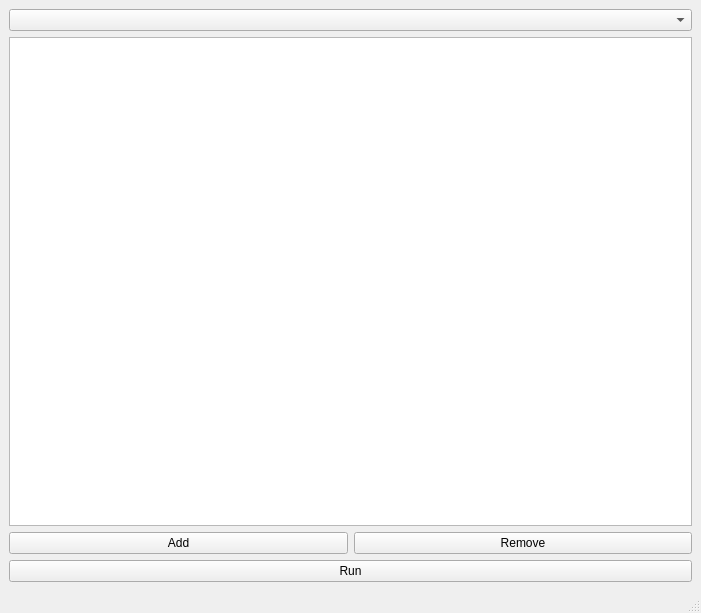
<?xml version="1.0" encoding="UTF-8"?>
<ui version="4.0">
 <class>MainWindow</class>
 <widget class="QMainWindow" name="MainWindow">
  <property name="geometry">
   <rect>
    <x>0</x>
    <y>0</y>
    <width>701</width>
    <height>613</height>
   </rect>
  </property>
  <property name="windowTitle">
   <string>Graphics View</string>
  </property>
  <widget class="QWidget" name="centralwidget">
   <layout class="QGridLayout" name="gridLayout">
    <item row="0" column="0">
     <layout class="QVBoxLayout" name="verticalLayout_2">
      <item>
       <widget class="QComboBox" name="nodeComboBox"/>
      </item>
      <item>
       <widget class="QGraphicsView" name="graphicsView">
        <property name="sizePolicy">
         <sizepolicy hsizetype="Expanding" vsizetype="Expanding">
          <horstretch>0</horstretch>
          <verstretch>1</verstretch>
         </sizepolicy>
        </property>
       </widget>
      </item>
      <item>
       <layout class="QHBoxLayout" name="horizontalLayout">
        <item>
         <widget class="QPushButton" name="addButton">
          <property name="text">
           <string>Add</string>
          </property>
         </widget>
        </item>
        <item>
         <widget class="QPushButton" name="removeButton">
          <property name="text">
           <string>Remove</string>
          </property>
         </widget>
        </item>
       </layout>
      </item>
     </layout>
    </item>
    <item row="1" column="0">
     <widget class="QPushButton" name="runButton">
      <property name="text">
       <string>Run</string>
      </property>
     </widget>
    </item>
   </layout>
  </widget>
  <widget class="QMenuBar" name="menubar">
   <property name="geometry">
    <rect>
     <x>0</x>
     <y>0</y>
     <width>701</width>
     <height>21</height>
    </rect>
   </property>
  </widget>
  <widget class="QStatusBar" name="statusbar"/>
 </widget>
 <resources/>
 <connections/>
</ui>
